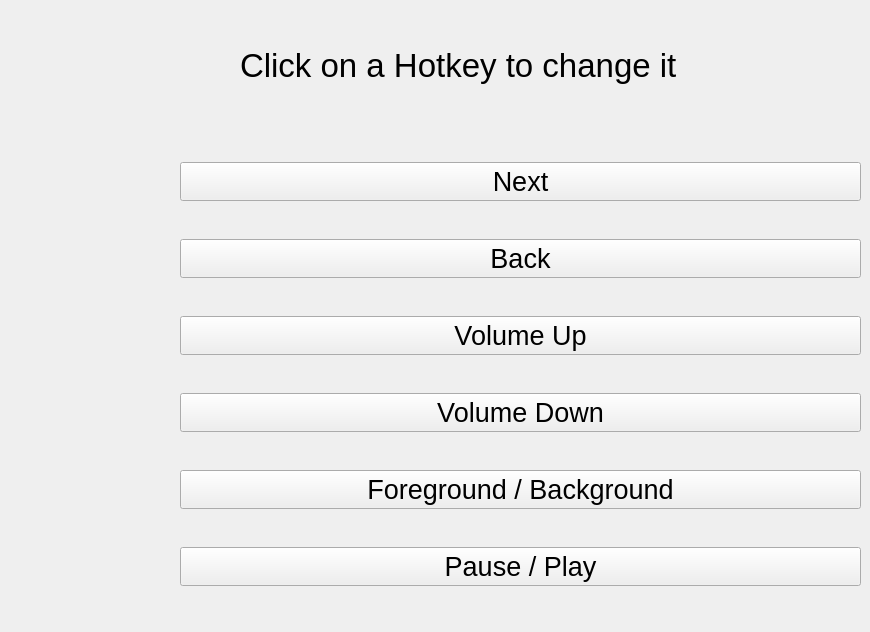
  <widget class="QWidget" name="centralwidget">
   <widget class="QWidget" name="verticalLayoutWidget">
    <property name="geometry">
     <rect>
      <x>180</x>
      <y>130</y>
      <width>681</width>
      <height>493</height>
     </rect>
    </property>
    <layout class="QVBoxLayout" name="verticalLayout">
     <item>
      <widget class="QPushButton" name="nextButton">
       <property name="font">
        <font>
         <family>Nirmala UI</family>
         <pointsize>20</pointsize>
         <kerning>true</kerning>
        </font>
       </property>
       <property name="layoutDirection">
        <enum>Qt::LeftToRight</enum>
       </property>
       <property name="text">
        <string>Next</string>
       </property>
       <property name="checkable">
        <bool>false</bool>
       </property>
      </widget>
     </item>
     <item>
      <widget class="QPushButton" name="backButton">
       <property name="font">
        <font>
         <family>Nirmala UI</family>
         <pointsize>20</pointsize>
        </font>
       </property>
       <property name="text">
        <string>Back</string>
       </property>
      </widget>
     </item>
     <item>
      <widget class="QPushButton" name="volumeUpButton">
       <property name="font">
        <font>
         <family>Nirmala UI</family>
         <pointsize>20</pointsize>
        </font>
       </property>
       <property name="text">
        <string>Volume Up</string>
       </property>
      </widget>
     </item>
     <item>
      <widget class="QPushButton" name="volumeDownButton">
       <property name="font">
        <font>
         <family>Nirmala UI</family>
         <pointsize>20</pointsize>
        </font>
       </property>
       <property name="text">
        <string>Volume Down</string>
       </property>
      </widget>
     </item>
     <item>
      <widget class="QPushButton" name="foregroundButton">
       <property name="font">
        <font>
         <family>Nirmala UI</family>
         <pointsize>20</pointsize>
        </font>
       </property>
       <property name="text">
        <string>Foreground / Background</string>
       </property>
      </widget>
     </item>
     <item>
      <widget class="QPushButton" name="pauseButton">
       <property name="font">
        <font>
         <family>Nirmala UI</family>
         <pointsize>20</pointsize>
        </font>
       </property>
       <property name="text">
        <string>Pause / Play</string>
       </property>
      </widget>
     </item>
    </layout>
   </widget>
   <widget class="QLabel" name="mainLabel">
    <property name="geometry">
     <rect>
      <x>240</x>
      <y>30</y>
      <width>561</width>
      <height>71</height>
     </rect>
    </property>
    <property name="font">
     <font>
      <family>MS UI Gothic</family>
      <pointsize>25</pointsize>
     </font>
    </property>
    <property name="text">
     <string>Click on a Hotkey to change it</string>
    </property>
   </widget>
  </widget>
